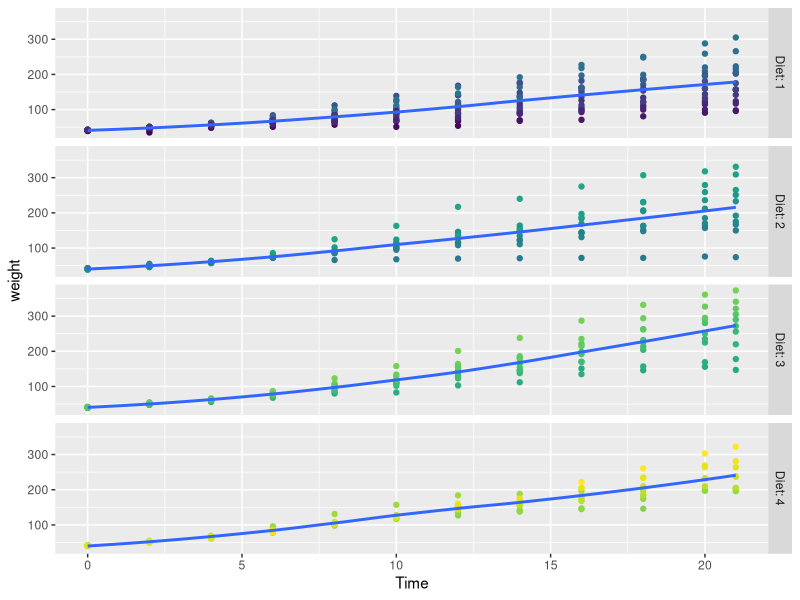

Recreate this plot in R.
library(ggplot2)

ggplot(ChickWeight, aes(x = Time, y = weight)) + 
  geom_point(aes(col = Chick)) + 
  facet_grid(Diet ~ ., labeller = label_both) + 
  stat_smooth(se = FALSE) + 
  theme(legend.position = 'none')
